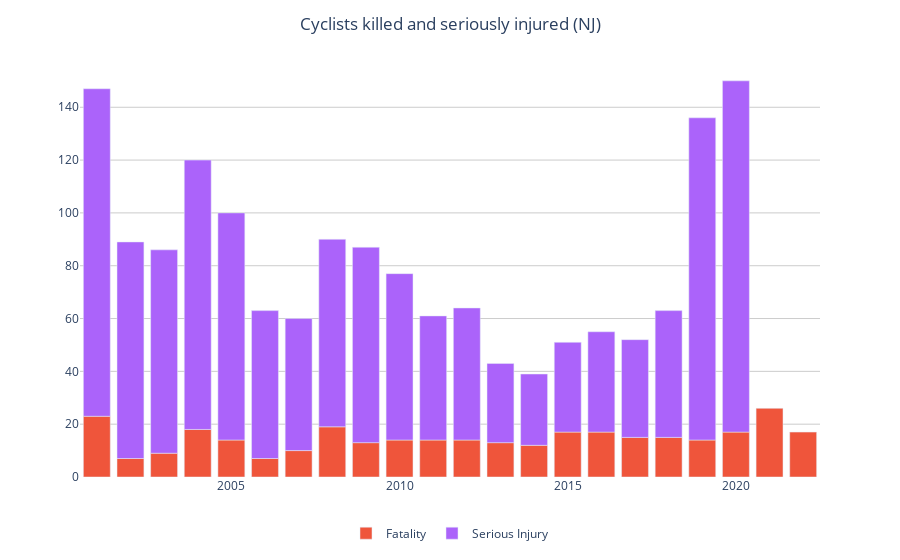

The notebook cell this image was saved under:
### Code cell
ksiy_plot(abi, 'Cyclists killed and seriously injured (NJ)', 'cyclist-injuries')

### Figure 1 — Plotly figure (JSON) as saved in the notebook; plotly's stock layout.template omitted (floating-point values rounded to 4 significant figures)
{"data": [{"alignmentgroup": "True", "hovertemplate": "%{y:,d}", "legendgroup": "Fatality", "marker": {"color": "#EF553B", "pattern": {"shape": ""}}, "name": "Fatality", "offsetgroup": "Fatality", "orientation": "v", "showlegend": true, "textposition": "auto", "type": "bar", "x": [2001, 2002, 2003, 2004, 2005, 2006, 2007, 2008, 2009, 2010, 2011, 2012, 2013, 2014, 2015, 2016, 2017, 2018, 2019, 2020, 2021, 2022], "xaxis": "x", "y": [23, 7, 9, 18, 14, 7, 10, 19, 13, 14, 14, 14, 13, 12, 17, 17, 15, 15, 14, 17, 26, 17], "yaxis": "y"}, {"alignmentgroup": "True", "hovertemplate": "%{y:,d}", "legendgroup": "Serious Injury", "marker": {"color": "#AB63FA", "pattern": {"shape": ""}}, "name": "Serious Injury", "offsetgroup": "Serious Injury", "orientation": "v", "showlegend": true, "textposition": "auto", "type": "bar", "x": [2001, 2002, 2003, 2004, 2005, 2006, 2007, 2008, 2009, 2010, 2011, 2012, 2013, 2014, 2015, 2016, 2017, 2018, 2019, 2020, 2021, 2022], "xaxis": "x", "y": [124, 82, 77, 102, 86, 56, 50, 71, 74, 63, 47, 50, 30, 27, 34, 38, 37, 48, 122, 133, null, null], "yaxis": "y"}], "layout": {"barmode": "relative", "hovermode": "x", "legend": {"orientation": "h", "title": {"text": ""}, "tracegroupgap": 0, "x": 0.5, "xanchor": "center"}, "margin": {"t": 60}, "plot_bgcolor": "white", "title": {"text": "Cyclists killed and seriously injured (NJ)", "x": 0.5}, "xaxis": {"anchor": "y", "domain": [0, 1], "title": {"text": ""}}, "yaxis": {"anchor": "x", "domain": [0, 1], "gridcolor": "#ccc", "title": {"text": ""}}}}
